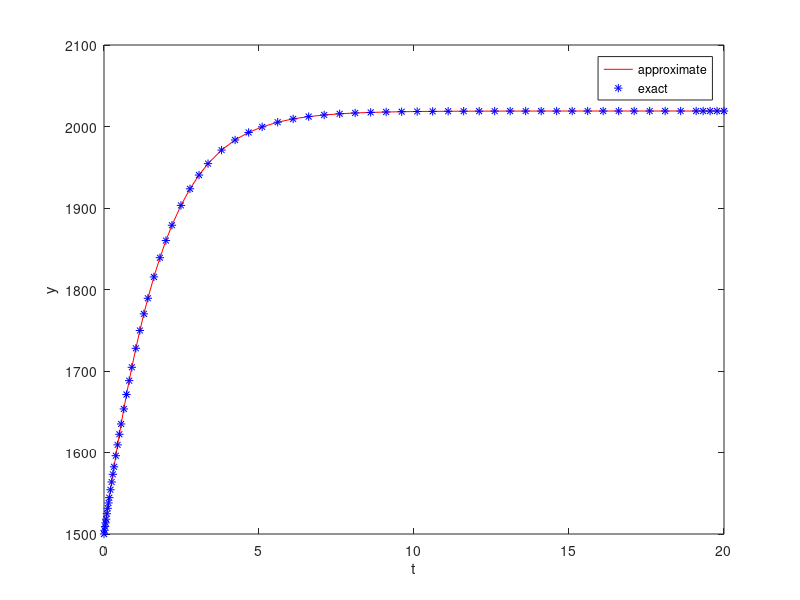
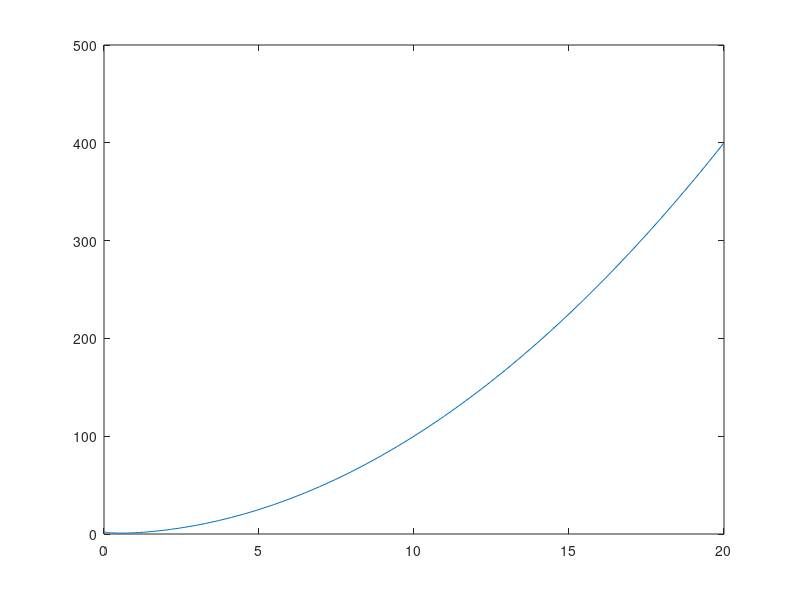

Here is the MATLAB script that generated these plots, in order: (Note: this script raises an error after producing the figures.)
clear
%Q1
tspan = [0 20];
y0 = 1500;
[t, y] = ode45(@(t,y) .7*(1-y/2019)*y, tspan, y0);
A = (2019 -y0)/y0;
y_exact = 2019./(1+A*exp(-0.7*t));
plot(t,y, 'r',t,y_exact,'*b');
legend('approximate','exact');xlabel('t');ylabel('y')
%Q2
y01 = 2;
[t, y] = ode45(@(t,y) 5*t-3*sqrt(y), tspan, y01);
figure,
plot(t, y)
%Q3
if exp(sym(pi)*sym(1i)) == -1
    disp('e^(pi*i) is equal to -1')
else
    disp('e^(pi*i) is not equal to -1')
end
%Q4
syms x m n u v w y t
f1 = (x^2+x^4)^4;
f2 = exp(m*x)*cos(n*x);
f3 = tan(sin(x)^-1)^-1;
f4 = exp(u*w)*sin(v/u);
f5 = sin(x+sin(t));
diff(f1,x)
diff(f2,x)
diff(f3,x)
diff(f4,w)
diff(diff(diff(f5,x),t),x)
diff(diff(f5,x,2),t)
%Q5
f6 = 2*pi*sin(x);
f7 = sqrt(1-x^2);
f8 = exp(-x^2);
f9 = 4-x-2*y;
int(f6,x)
int(f7,x)
int(f8,x,-inf,inf)
int(int(f9,x,1,2),y,0,1)


%Q6
syms a b c
solve(a*x^2+b*x+c == 0)
%Q7
syms y(t)
ode = diff(y, t) == t + y;
cond = y(0) == 4;
y(t) = dsolve(ode, cond);
disp(y(t))
%Q8
syms h
limit((tan(x+h)-tan(x))/h, h, 0)
